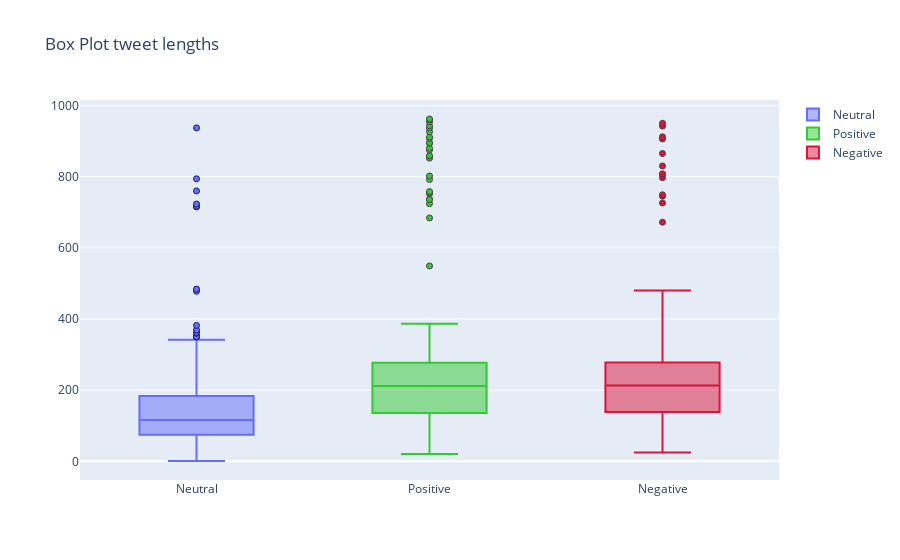

The cell this chart's notebook holds for it:
### Code cell
y1 = neutral.Length.values
y2 = positive.Length.values
y3 = negative.Length.values

fig = go.Figure()

fig.add_trace(go.Box(y=y1, 
                     name="Neutral", 
                     marker_line_width=1, 
                     marker_line_color="midnightblue"))

fig.add_trace(go.Box(y=y2, 
                     name="Positive", 
                     marker_line_width=1, 
                     marker_color = 'rgb(50,202,50)'))

fig.add_trace(go.Box(y=y3, 
                     name="Negative", 
                     marker_line_width=1, 
                     marker_color = 'crimson'))

fig.update_layout(title_text="Box Plot tweet lengths")

fig.show()

### Figure 1 — Plotly figure (JSON) as saved in the notebook; plotly's stock layout.template omitted (floating-point values rounded to 4 significant figures; data arrays with more than 128 entries replaced by an {"elided": "..."} marker saying what was removed)
{"data": [{"marker": {"line": {"color": "midnightblue", "width": 1}}, "name": "Neutral", "type": "box", "y": {"elided": "3104 int values"}}, {"marker": {"color": "rgb(50,202,50)", "line": {"width": 1}}, "name": "Positive", "type": "box", "y": {"elided": "4035 int values"}}, {"marker": {"color": "crimson", "line": {"width": 1}}, "name": "Negative", "type": "box", "y": {"elided": "1988 int values"}}], "layout": {"title": {"text": "Box Plot tweet lengths"}}}
